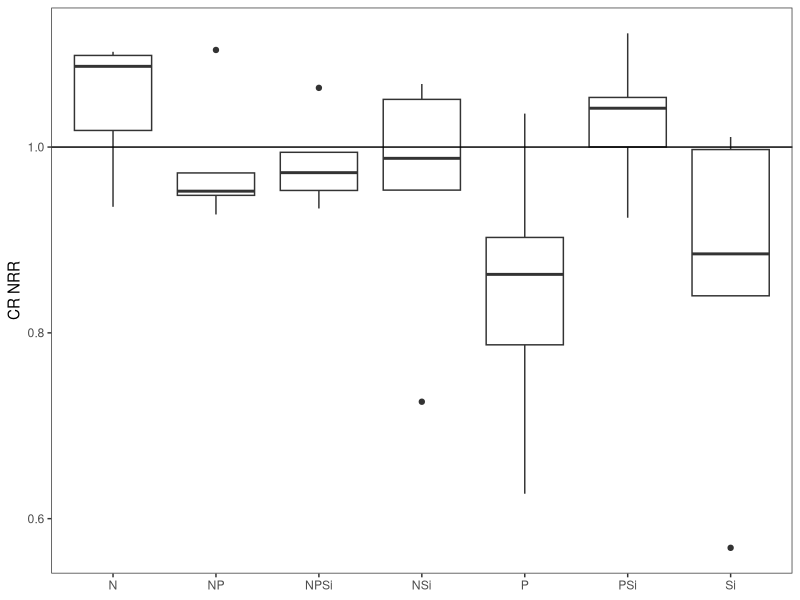
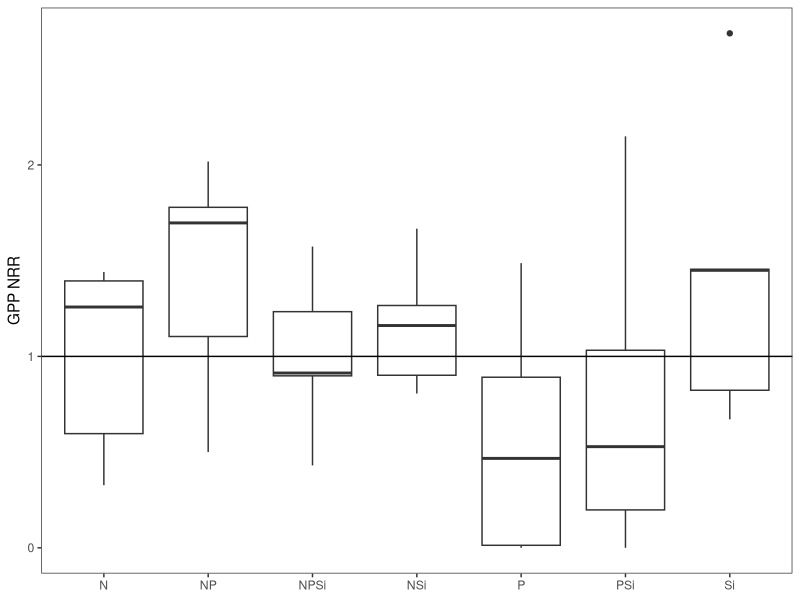
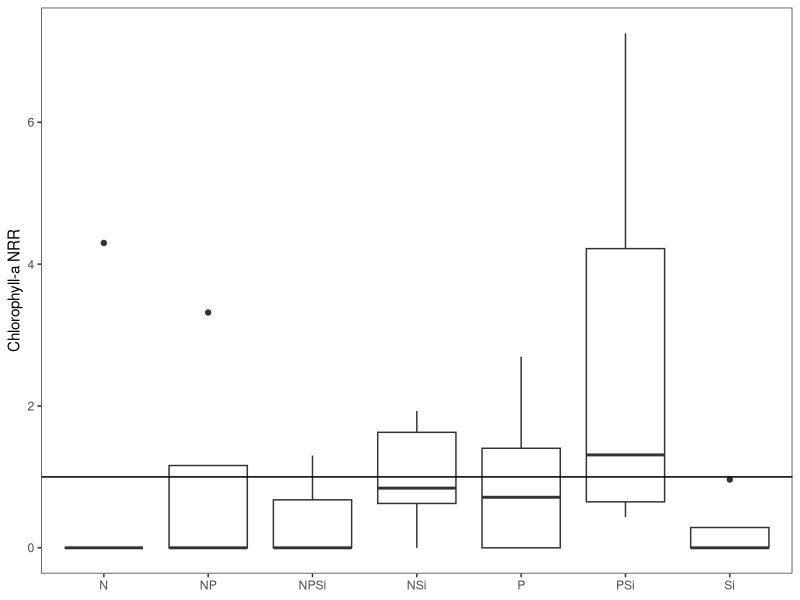
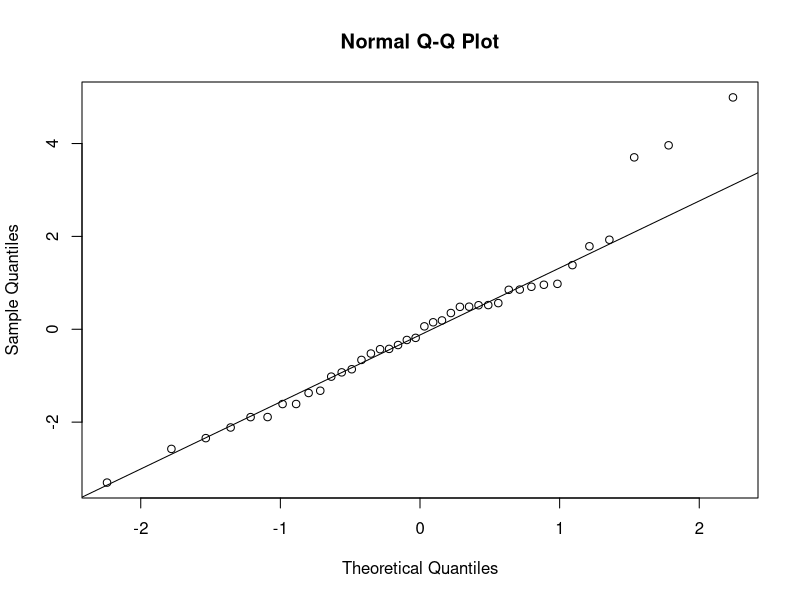
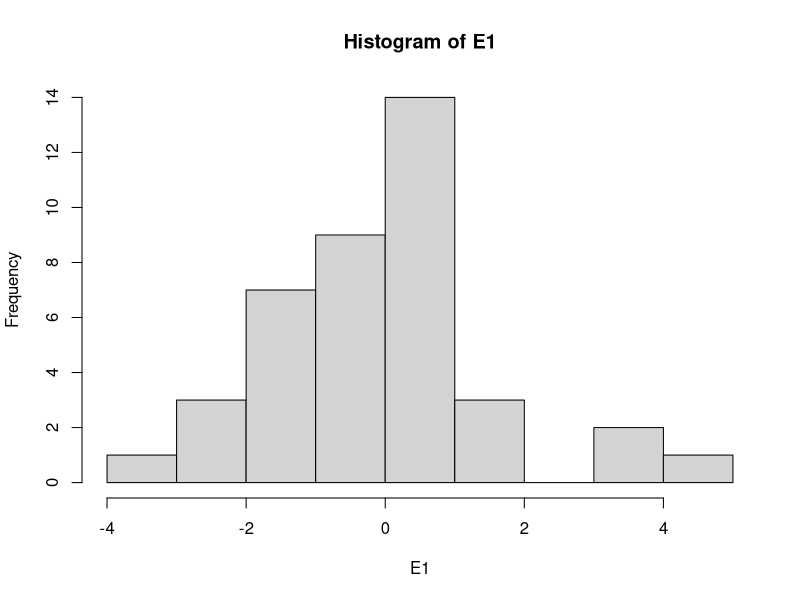
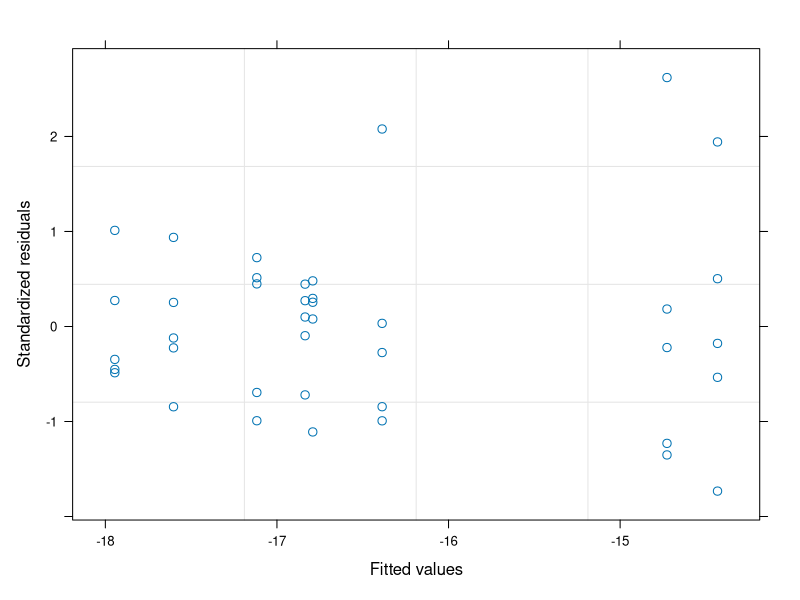

The R source for these figures, in order: (Note: this script raises an error after producing the figures.)
#Author:  Clay Arango
#Creation date: 14-Feb-19
#Script to analyze NDS data from Summer 2018 WSB work with S. Roley and A. Alexiades

#packages
install.packages("nlme")
install.packages("nortest")
install.packages("dplyr")
install.packages("multcomp")
install.packages("MASS")
install.packages("ggplot2")
library(nlme)
library(nortest)
library(plyr)
library(dplyr)
library(multcomp)
library(MASS)
library(ggplot2)

#Load data
sat_fall<- read.csv("satus_fall.csv")

#set variable
d = sat_fall

#evaluate data to make sure factors are correct
names(d)
unique(d$nutrient) #control, N, NP, NPSi, NSi, P, PSi, Si
unique(d$N) #should be 0 and 1
unique(d$P) #should be 0 and 1
unique(d$Si) #should be 0 and 1
unique(d$top) #should be "sponge" and "glass"
#if need to change, use recode function below. 
d$top<-recode(d$top, "cellulose" ="sponge")
str(d)

#convert N and P vand Si alues (0 or 1 for absence or presence) to factors
d$N<-as.factor(d$N)
d$P<-as.factor(d$P)
d$Si<-as.factor(d$Si)
str(d)

#subset data into gpp and cr response
d.cr = subset(d, top=="sponge", data=d)
d.gpp = subset(d, top=="glass", data=d)

#calculate nrr for cr
x<-ddply(d.cr, "nutrient", summarise, ave_cr = mean(cr.area, na.rm=T))
x
d.cr$cr.nrr = d.cr$cr.area/-17.11723 #divide by control ave_cr

#calculate nrr for gpp and chla
x<- ddply(d.gpp, "nutrient", summarise, ave_gpp = mean(gpp.area, na.rm=T), ave_chla = mean(chla_ug_cm2, na.rm=T)) 
x
d.gpp$gpp.nrr = d.gpp$gpp.area/4.345200 #divide by control ave_gpp
d.gpp$chla.nrr = d.gpp$chla_ug_cm2/0.06266962 #divide by control ave_chla

###############
#plots of NRR
##############
ggplot(data=subset(d.cr, !(nutrient=="control")), aes(x=nutrient, y=cr.nrr))+geom_boxplot()+theme_bw()+
  ylab("CR NRR")+geom_abline(slope = 0, intercept = 1)+
  theme(axis.title.x=element_blank(), panel.grid.minor=element_blank(), panel.grid.major=element_blank())

ggplot(data=subset(d.gpp, !(nutrient=="control")), aes(x=nutrient, y=gpp.nrr))+geom_boxplot()+theme_bw()+
  ylab("GPP NRR")+geom_abline(slope = 0, intercept = 1)+
  theme(axis.title.x=element_blank(), panel.grid.minor=element_blank(), panel.grid.major=element_blank())

ggplot(data=subset(d.gpp, !(nutrient=="control")), aes(x=nutrient, y=chla.nrr))+geom_boxplot()+theme_bw()+
  ylab("Chlorophyll-a NRR")+geom_abline(slope = 0, intercept = 1)+
  theme(axis.title.x=element_blank(), panel.grid.minor=element_blank(), panel.grid.major=element_blank())

############################################################
#analyze RESPIRATION data
############################################################

M1<-gls(cr.area~N*P*Si, data=d.cr, na.action=na.omit)
E1<-residuals(M1)
qqnorm(E1)
qqline(E1)
ad.test(E1)
   #residuals are more-or-less normally distributed, p=0.06625. A lot of wiggle around QQ line
hist(E1) #ok
plot(M1)# a little bit heteroscedastic but not dramatically so. less variation as values increase

plot(filter(d.cr, !is.na(cr.area)) %>% dplyr::select(nutrient), 
     E1, xlab="nutrient", ylab="Residuals")
bartlett.test(cr.area~nutrient, data=d.cr)
   #variance test OK

anova(M1)
  #P and NPSi interaction signficant. in figure, Si appears higher, NP lower, all others equal to Control

ggplot(data=d.cr, aes(x=nutrient, y = cr.area))+geom_boxplot()

x <- group_by(d.cr, nutrient) %>%  # Grouping function causes subsequent functions to aggregate by treatment
  summarize(cr.mean = abs(mean(cr.area, na.rm = TRUE)), # na.rm = TRUE to remove missing values
            cr.sd=abs(sd(cr.area, na.rm = TRUE)),  # na.rm = TRUE to remove missing values
            n = sum(!is.na(cr.area)), # of observations, excluding NAs. 
            cr.se=cr.sd/sqrt(n))

ggplot(data=x, aes(x=nutrient, y=cr.mean)) + 
  geom_bar(stat="identity", position=position_dodge(), color = "black") + 
  geom_errorbar(aes(ymin=cr.mean, ymax=cr.mean+cr.se), width=0.2, 
                position=position_dodge(0.9)) + 
  xlab("Nutrient") +
  ylab(expression(Respiration~(ug~O[2]~m^{-2}~h^{-1}))) +
  ylim(0,20) +
  labs(fill="Light") +
  theme_bw() +
  theme(panel.grid.major=element_blank(),
        panel.grid.minor=element_blank(),
        legend.title=element_text(size=6),
        legend.key=element_blank(), 
        legend.position=c(0.5,0.95), 
        legend.text=element_text(size=8), 
        legend.background=element_blank(), 
        legend.direction="horizontal", 
        legend.key.size=unit(0.3, "cm"), 
        axis.title.y=element_text(size=8), 
        axis.title.x=element_text(size=8), 
        axis.text.x=element_text(size=8))


#ggsave('output/figures/Aht_summer_CRNRR.tiff',
#       units="in",
#       width=3.25,
#       height=3.25,
#       dpi=1200,
#       compression="lzw")

############################################################
#analyze the PRODUCTION data
############################################################

M1<-gls(log10(gpp.area+1)~N*P*Si, data=d.gpp, na.action=na.omit) #had to log-transform
E1<-residuals(M1)
qqnorm(E1)
qqline(E1)
ad.test(E1)
  #with log transformation: looks better, p = 0.8947)
  #w/o transformation: residuals not normal (p = 0.012, clear deviation from QQ line)

hist(E1, xlab="residuals", main="")
plot(M1)

plot(filter(d.gpp, !is.na(gpp.area)) %>% dplyr::select(nutrient), 
     E1, xlab="nutrient", ylab="Residuals")
bartlett.test(gpp.area~nutrient, data=d.gpp)
   #variance increases with value, even with transformation. will use kruskal-wallis

ggplot(data=d.gpp, aes(x=nutrient, y = gpp.area))+geom_boxplot()# one funky control value!! check on it!!
anova(M1)#doing anova anyway
#nothing significant

kruskal.test(gpp.area~N+P+Si, data=d.gpp, na.action=na.omit)#kruskal-wallis can only have 1 factor


x <- group_by(d.gpp, nutrient) %>%  # Grouping function causes subsequent functions to aggregate by season and reach
  summarize(gpp.mean = abs(mean(gpp.area, na.rm = TRUE)), # na.rm = TRUE to remove missing values
            gpp.sd=abs(sd(gpp.area, na.rm = TRUE)),  # na.rm = TRUE to remove missing values
            n = sum(!is.na(gpp.area)), # of observations, excluding NAs. 
            gpp.se=gpp.sd/sqrt(n))

ggplot(data=x, aes(x=nutrient, y=gpp.mean)) + 
  geom_bar(stat="identity", position=position_dodge(), color = "black") + 
  geom_errorbar(aes(ymin=gpp.mean, ymax=gpp.mean+gpp.se), width=0.2, 
                position=position_dodge(0.9)) + 
  xlab("Nutrient") +
  ylab(expression(Production~(ug~O[2]~m^{-2}~h^{-1}))) +
  labs(fill="Light") +
  theme_bw() +
  theme(panel.grid.major=element_blank(),
        panel.grid.minor=element_blank(), 
        legend.title=element_text(size=6), 
        legend.key=element_blank(),  
        legend.position=c(0.5,0.95),  
        legend.text=element_text(size=8),  
        legend.background=element_blank(),  
        legend.direction="horizontal",  
        legend.key.size=unit(0.3, "cm"),  
        axis.title.y=element_text(size=8),  
        axis.title.x=element_text(size=8),  
        axis.text.x=element_text(size=8))

#ggsave('output/figures/gppByNutrient.tiff',
#       units="in",
#       width=3.25,
#       height=3.25,
#       dpi=1200,
#       compression="lzw")


#BELOW HERE IS NOT EDITED





############################################################
#analyze the CHL-A biomass on disks

M1<-gls(chla~N*P*light, data=roza_sum.chla, na.action=na.omit)
E1<-residuals(M1)
qqnorm(E1)
qqline(E1)
ad.test(E1)
  #residuals look bad (p=0.001)
hist(E1)
plot(M1)

vf1 = varIdent(form = ~ 1|N*P)
vf2 = varIdent(form = ~ 1|light)
vf3 = varIdent(form = ~ 1|N*P*light)
vf4 = varPower(form = ~ fitted(.)) 
vf5 = varExp(form = ~ fitted(.))
vf6 = varConstPower(form = ~ fitted(.))
vf7 = varExp(form = ~ fitted(.)|nutrient)

M2<-gls(chla~N*P*light, data=roza_sum.chla, na.action=na.omit, weights=vf1)
M3<-gls(chla~N*P*light, data=roza_sum.chla, na.action=na.omit, weights=vf2)
M4<-gls(chla~N*P*light, data=roza_sum.chla, na.action=na.omit, weights=vf3)
M5<-gls(chla~N*P*light, data=roza_sum.chla, na.action=na.omit, weights=vf4)
M6<-gls(chla~N*P*light, data=roza_sum.chla, na.action=na.omit, weights=vf5)
M7<-gls(chla~N*P*light, data=roza_sum.chla, na.action=na.omit, weights=vf6)
M8<-gls(chla~N*P*light, data=roza_sum.chla, na.action=na.omit, weights=vf7)

anova(M1,M2,M3,M4,M5,M6,M7,M8)

#M3 is best on AIC

E3<-residuals(M3)
qqnorm(E3)
qqline(E3)
ad.test(E3)
#residuals are not normal (p=0.001)
hist(E3, xlab="residuals", main="")
plot(M3)
  #hist and plot look good

plot(filter(roza_sum.chla, !is.na(chla)) %>% dplyr::select(light), 
     E3, xlab="light", ylab="Residuals")
bartlett.test(chla~light, data=roza_sum.chla)

plot(filter(roza_sum.chla, !is.na(chla)) %>% dplyr::select(nutrient), 
     E3, xlab="nutrient", ylab="Residuals")
bartlett.test(chla~nutrient, data=roza_sum.chla)

anova(M3)

#light is significant and N and P separately interact with light

x<-roza_sum.chla[complete.cases(roza_sum.chla$chla),]

with(x, 
     interaction.plot(nutrient,light,chla, 
                      ylim=c(0,1.5),lty=c(1,12),lwd=2,ylab="Chlorophyll a", 
                      xlab="Nutrient", trace.label="Light"))

x <- group_by(roza_sum.chla, nutrient, light) %>%  # Grouping function causes subsequent functions to aggregate by season and reach
  summarize(chla.mean = mean(chla, na.rm = TRUE), # na.rm = TRUE to remove missing values
            chla.sd=sd(chla, na.rm = TRUE),  # na.rm = TRUE to remove missing values
            n = sum(!is.na(chla)), # of observations, excluding NAs. 
            chla.se=chla.sd/sqrt(n))

ggplot(data=x, 
       aes(x=nutrient, y=chla.mean, fill=light)) + 
  geom_bar(stat="identity", position=position_dodge(), color = "black") + 
  geom_errorbar(aes(ymin=chla.mean, ymax=chla.mean+chla.se), width=0.2, 
                position=position_dodge(0.9)) + 
  scale_fill_manual(values=c("white","black")) +
  xlab("Nutrient") +
  ylab(expression(Chlorophyll~a~(ug~cm^{-2}))) +
  ylim(0,1.7) +
  labs(fill="Light") +
  theme_bw() +
  theme(panel.grid.major=element_blank(), 
        panel.grid.minor=element_blank(), 
        legend.title=element_text(size=6), 
        legend.key=element_blank(), 
        legend.position=c(0.5,0.95), 
        legend.text=element_text(size=8), 
        legend.background=element_blank(), 
        legend.direction="horizontal", 
        legend.key.size=unit(0.3, "cm"), 
        axis.title.y=element_text(size=8), 
        axis.title.x=element_text(size=8), 
        axis.text.x=element_text(size=8))

ggsave('output/figures/chlaByNutrientLight.tiff',
       units="in",
       width=3.25,
       height=3.25,
       dpi=1200,
       compression="lzw")



############################################################
############################################################
#calculate nrr mean and standard error
x1 <- group_by(roza_sum, nutrient, light) %>%  # Grouping function causes subsequent functions to aggregate by season and reach
  summarize(chla.nrr.mean = mean(chla.nrr, na.rm = TRUE), # na.rm = TRUE to remove missing values
            chla.nrr.sd=sd(chla.nrr, na.rm = TRUE),  # na.rm = TRUE to remove missing values
            chla.n = sum(!is.na(chla.nrr)), # of observations, excluding NAs. 
            chla.nrr.se=chla.nrr.sd/sqrt(chla.n))


x2 <- group_by(roza_sum, nutrient, light) %>%  # Grouping function causes subsequent functions to aggregate by season and reach
  summarize(gpp.nrr.mean = mean(gpp.nrr, na.rm = TRUE), # na.rm = TRUE to remove missing values
            gpp.nrr.sd=sd(gpp.nrr, na.rm = TRUE),  # na.rm = TRUE to remove missing values
            gpp.n = sum(!is.na(gpp.nrr)), # of observations, excluding NAs. 
            gpp.nrr.se=gpp.nrr.sd/sqrt(gpp.n))

x3 <- group_by(roza_sum, nutrient, light) %>%  # Grouping function causes subsequent functions to aggregate by season and reach
  summarize(cr.nrr.mean = mean(cr.nrr, na.rm = TRUE), # na.rm = TRUE to remove missing values
            cr.nrr.sd=sd(cr.nrr, na.rm = TRUE),  # na.rm = TRUE to remove missing values
            cr.n = sum(!is.na(cr.nrr)), # of observations, excluding NAs. 
            cr.nrr.se=cr.nrr.sd/sqrt(cr.n))

roza_sum.nrr<-cbind(x1,x2,x3)
roza_sum.nrr <- roza_sum.nrr[, !duplicated(colnames(roza_sum.nrr))]
write.csv(roza_sum.nrr, "roza_sum.nrr.csv")
